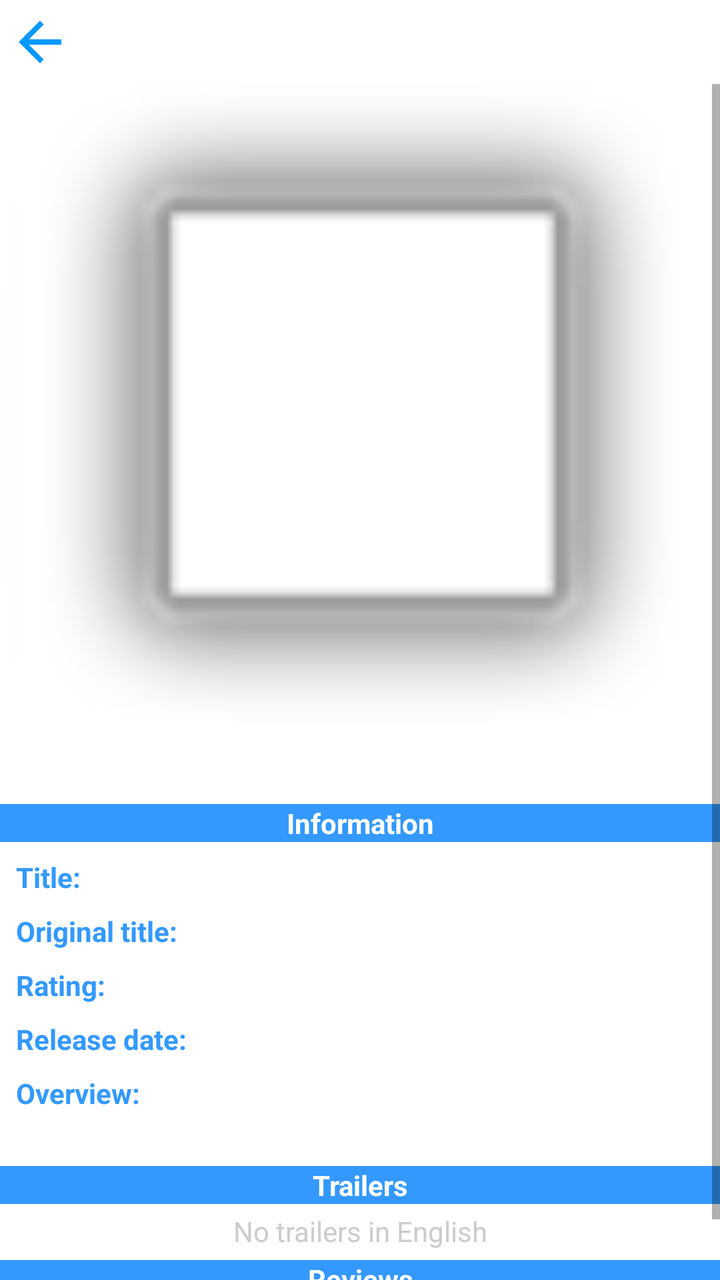
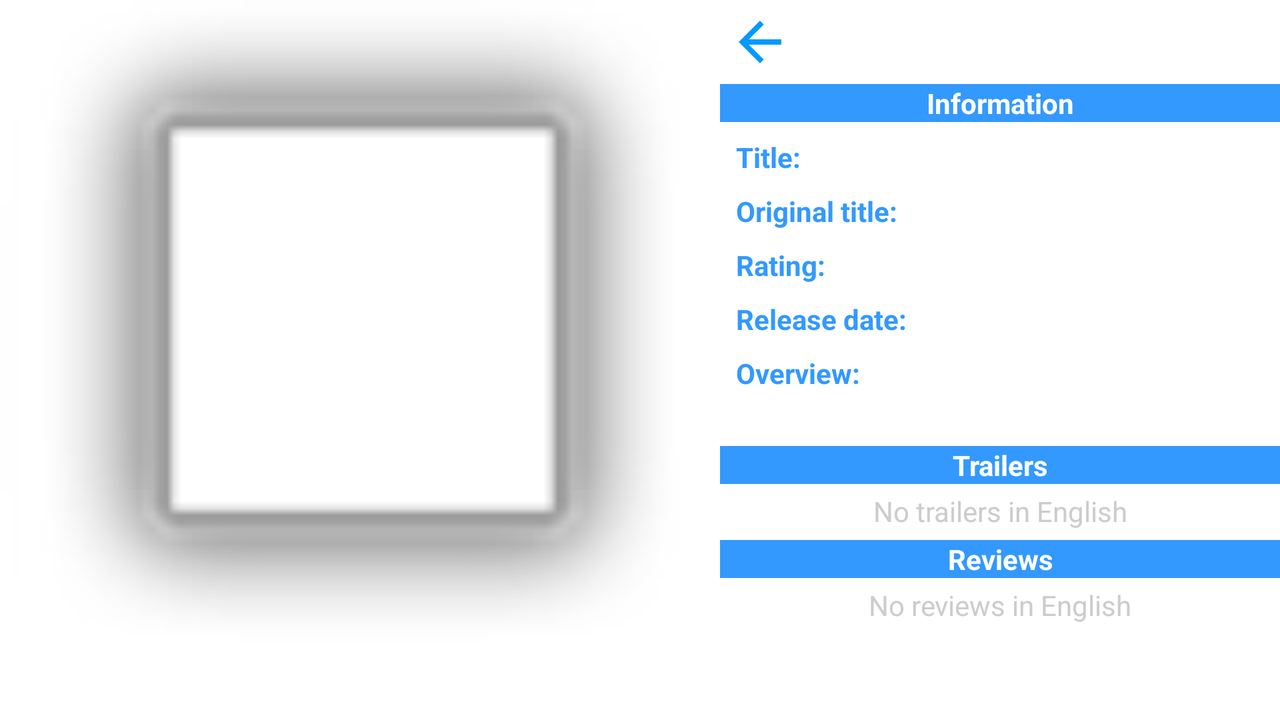

Compare how this app lays out the same screen by default and in its alternative resource folder. The renders come first, then the two layout files and the values they reference.
<!-- AndroidManifest.xml: application theme AppTheme -->
<!-- res/layout/activity_detail.xml -->
<?xml version="1.0" encoding="utf-8"?>
<LinearLayout xmlns:android="http://schemas.android.com/apk/res/android"
    xmlns:app="http://schemas.android.com/apk/res-auto"
    xmlns:tools="http://schemas.android.com/tools"
    android:layout_width="match_parent"
    android:layout_height="match_parent"
    android:orientation="vertical"
    tools:context="com.achesnovitskiy.advisemeamovieamovie.DetailActivity">

    <LinearLayout
        android:id="@+id/linearLayoutTop"
        android:layout_width="match_parent"
        android:layout_height="@dimen/height_of_top_buttons" >

        <ImageView
            android:id="@+id/ButtonBackDetail"
            style="@style/TopButtonsDetail"
            android:layout_width="@dimen/size_of_back"
            android:layout_height="@dimen/size_of_back"
            android:contentDescription="@string/button_back"
            android:src="@drawable/ic_arrow_back_blue_24dp"
            android:layout_margin="@dimen/margin_little"
            android:onClick="onClickBack"/>

        <LinearLayout
            android:layout_width="match_parent"
            android:layout_height="@dimen/height_of_top_buttons"
            android:gravity="center_horizontal">

            <ImageView
                android:id="@+id/imageViewAddToToWatch"
                style="@style/TopButtonsDetail"
                android:contentDescription="@string/to_watch"
                android:onClick="onClickChangeToWatch"
                android:layout_weight="1"
                app:srcCompat="@drawable/ic_play_arrow_gray_24dp" />

            <ImageView
                android:id="@+id/imageViewAddToWatched"
                style="@style/TopButtonsDetail"
                android:contentDescription="@string/watched"
                android:onClick="onClickChangeWatched"
                android:layout_weight="1"
                app:srcCompat="@drawable/ic_done_gray_24dp" />

            <ImageView
                android:id="@+id/imageViewAddToFavourite"
                style="@style/TopButtonsDetail"
                android:contentDescription="@string/favourite"
                android:onClick="onClickChangeFavourite"
                android:layout_weight="1"
                app:srcCompat="@drawable/ic_favorite_gray_24dp" />

        </LinearLayout>

    </LinearLayout>


    <ScrollView
        android:id="@+id/scrollViewInfo"
        android:layout_width="match_parent"
        android:layout_height="match_parent"
        app:layout_constraintEnd_toEndOf="parent"
        app:layout_constraintStart_toStartOf="parent"
        app:layout_constraintTop_toBottomOf="@id/linearLayoutTop">

        <androidx.constraintlayout.widget.ConstraintLayout
            android:layout_width="match_parent"
            android:layout_height="wrap_content">

            <ImageView
                android:id="@+id/imageViewBigPoster"
                android:layout_width="0dp"
                android:layout_height="wrap_content"
                android:adjustViewBounds="true"
                android:contentDescription="@string/movie_poster"
                app:layout_constraintEnd_toEndOf="parent"
                app:layout_constraintStart_toStartOf="parent"
                app:layout_constraintTop_toTopOf="parent"
                app:srcCompat="@android:drawable/alert_light_frame" />

            <include
                android:id="@+id/movieInfo"
                layout="@layout/movie_info"
                android:layout_width="0dp"
                android:layout_height="wrap_content"
                app:layout_constraintEnd_toEndOf="parent"
                app:layout_constraintStart_toStartOf="parent"
                app:layout_constraintTop_toBottomOf="@+id/imageViewBigPoster" />

        </androidx.constraintlayout.widget.ConstraintLayout>
    </ScrollView>

</LinearLayout>
<!-- res/layout/movie_info.xml (included above) -->
<?xml version="1.0" encoding="utf-8"?>
<androidx.constraintlayout.widget.ConstraintLayout xmlns:android="http://schemas.android.com/apk/res/android"
    xmlns:app="http://schemas.android.com/apk/res-auto"
    xmlns:tools="http://schemas.android.com/tools"
    android:layout_width="match_parent"
    android:layout_height="match_parent">

    <androidx.constraintlayout.widget.Guideline
        android:id="@+id/guideline"
        android:layout_width="wrap_content"
        android:layout_height="wrap_content"
        android:orientation="vertical"
        app:layout_constraintGuide_percent="0.35" />

    <TextView
        android:id="@+id/textViewInfo"
        android:layout_width="match_parent"
        android:layout_height="wrap_content"
        android:background="@color/blue_color"
        android:gravity="center"
        android:text="@string/information"
        android:textColor="@color/white_color"
        android:textStyle="bold"
        app:layout_constraintEnd_toEndOf="parent"
        app:layout_constraintStart_toStartOf="parent"
        app:layout_constraintTop_toTopOf="parent" />

    <TextView
        android:id="@+id/textViewLabelTitle"
        style="@style/DetailTextLabel"
        android:text="@string/movie_info_title"
        app:layout_constraintStart_toStartOf="parent"
        app:layout_constraintTop_toBottomOf="@id/textViewInfo" />

    <TextView
        android:id="@+id/textViewTitle"
        android:layout_width="0dp"
        android:layout_height="wrap_content"
        android:layout_margin="@dimen/margin_basic"
        app:layout_constraintEnd_toEndOf="parent"
        app:layout_constraintStart_toStartOf="@+id/guideline"
        app:layout_constraintTop_toBottomOf="@id/textViewInfo" />

    <TextView
        android:id="@+id/textViewLabelOriginal"
        style="@style/DetailTextLabel"
        android:layout_width="0dp"
        android:text="@string/movie_info_original_titile"
        app:layout_constraintEnd_toStartOf="@+id/guideline"
        app:layout_constraintHorizontal_bias="0"
        app:layout_constraintStart_toStartOf="parent"
        app:layout_constraintTop_toBottomOf="@+id/textViewTitle" />

    <TextView
        android:id="@+id/textViewOriginalTitle"
        android:layout_width="0dp"
        android:layout_height="wrap_content"
        android:layout_margin="@dimen/margin_basic"
        app:layout_constraintEnd_toEndOf="parent"
        app:layout_constraintStart_toStartOf="@+id/guideline"
        app:layout_constraintTop_toBottomOf="@+id/textViewTitle" />

    <androidx.constraintlayout.widget.Barrier
        android:id="@+id/barrier"
        android:layout_width="wrap_content"
        android:layout_height="wrap_content"
        app:barrierDirection="bottom"
        app:constraint_referenced_ids="textViewOriginalTitle,textViewLabelOriginal"
        tools:layout_editor_absoluteY="731dp" />

    <TextView
        android:id="@+id/textViewLabelRating"
        style="@style/DetailTextLabel"
        android:text="@string/movie_info_rating"
        app:layout_constraintStart_toStartOf="parent"
        app:layout_constraintTop_toBottomOf="@id/barrier" />

    <TextView
        android:id="@+id/textViewRating"
        android:layout_width="0dp"
        android:layout_height="wrap_content"
        android:layout_margin="@dimen/margin_basic"
        android:textStyle="bold"
        app:layout_constraintEnd_toEndOf="parent"
        app:layout_constraintStart_toStartOf="@+id/guideline"
        app:layout_constraintTop_toBottomOf="@id/barrier" />

    <TextView
        android:id="@+id/textViewLabelReleaseDate"
        style="@style/DetailTextLabel"
        android:text="@string/movie_info_release_date"
        app:layout_constraintStart_toStartOf="parent"
        app:layout_constraintTop_toBottomOf="@+id/textViewLabelRating" />

    <TextView
        android:id="@+id/textViewReleaseDate"
        android:layout_width="0dp"
        android:layout_height="wrap_content"
        android:layout_margin="@dimen/margin_basic"
        app:layout_constraintEnd_toEndOf="parent"
        app:layout_constraintStart_toStartOf="@+id/guideline"
        app:layout_constraintTop_toBottomOf="@+id/textViewLabelRating" />

    <TextView
        android:id="@+id/textViewLabelOverview"
        style="@style/DetailTextLabel"
        android:text="@string/movie_info_overview"
        app:layout_constraintStart_toStartOf="parent"
        app:layout_constraintTop_toBottomOf="@+id/textViewReleaseDate" />

    <TextView
        android:id="@+id/textViewOverview"
        android:layout_width="wrap_content"
        android:layout_height="wrap_content"
        android:paddingStart="@dimen/margin_basic"
        android:paddingEnd="@dimen/margin_basic"
        app:layout_constraintEnd_toEndOf="parent"
        app:layout_constraintStart_toStartOf="parent"
        app:layout_constraintTop_toBottomOf="@+id/textViewLabelOverview" />

    <TextView
        android:id="@+id/textViewTrailers"
        android:layout_width="match_parent"
        android:layout_height="wrap_content"
        android:layout_marginTop="@dimen/margin_basic"
        android:background="@color/blue_color"
        android:gravity="center"
        android:text="@string/trailers"
        android:textColor="@color/white_color"
        android:textStyle="bold"
        app:layout_constraintEnd_toEndOf="parent"
        app:layout_constraintStart_toStartOf="parent"
        app:layout_constraintTop_toBottomOf="@id/textViewOverview" />

    <TextView
        android:layout_width="wrap_content"
        android:layout_height="wrap_content"
        android:layout_marginTop="@dimen/margin_little"
        android:gravity="center"
        android:text="@string/no_trailers"
        android:textColor="@color/grey_color"
        app:layout_constraintEnd_toEndOf="parent"
        app:layout_constraintStart_toStartOf="parent"
        app:layout_constraintTop_toBottomOf="@+id/textViewTrailers" />

    <androidx.recyclerview.widget.RecyclerView
        android:id="@+id/recycleViewTrailers"
        android:layout_width="match_parent"
        android:layout_height="wrap_content"
        android:minHeight="20dp"
        android:nestedScrollingEnabled="false"
        app:layout_constraintEnd_toEndOf="parent"
        app:layout_constraintStart_toStartOf="parent"
        app:layout_constraintTop_toBottomOf="@id/textViewTrailers" />

    <TextView
        android:id="@+id/textViewReviews"
        android:layout_width="match_parent"
        android:layout_height="wrap_content"
        android:layout_marginTop="@dimen/margin_basic"
        android:background="@color/blue_color"
        android:gravity="center"
        android:text="@string/reviews"
        android:textColor="@color/white_color"
        android:textStyle="bold"
        app:layout_constraintEnd_toEndOf="parent"
        app:layout_constraintStart_toStartOf="parent"
        app:layout_constraintTop_toBottomOf="@id/recycleViewTrailers" />

    <TextView
        android:layout_width="wrap_content"
        android:layout_height="wrap_content"
        android:layout_marginTop="@dimen/margin_little"
        android:gravity="center"
        android:text="@string/no_reviews"
        android:textColor="@color/grey_color"
        app:layout_constraintEnd_toEndOf="parent"
        app:layout_constraintStart_toStartOf="parent"
        app:layout_constraintTop_toBottomOf="@+id/textViewReviews" />

    <androidx.recyclerview.widget.RecyclerView
        android:id="@+id/recycleViewReviews"
        android:layout_width="match_parent"
        android:layout_height="wrap_content"
        android:nestedScrollingEnabled="false"
        app:layout_constraintEnd_toEndOf="parent"
        app:layout_constraintStart_toStartOf="parent"
        app:layout_constraintTop_toBottomOf="@id/textViewReviews" />

</androidx.constraintlayout.widget.ConstraintLayout>
<!-- resources referenced by this layout -->
<resources>
  <color name="blue_color">#3399FF</color>
  <color name="grey_color">#CCCCCC</color>
  <color name="white_color">#FFFFFF</color>
  <dimen name="height_of_top_buttons">42dp</dimen>
  <dimen name="margin_basic">8dp</dimen>
  <dimen name="margin_little">4dp</dimen>
  <dimen name="size_of_back">32dp</dimen>
  <!-- drawable ic_arrow_back_blue_24dp (drawable) -->
  <vector android:height="24dp" android:tint="#0099FF"
      android:viewportHeight="24.0" android:viewportWidth="24.0"
      android:width="24dp" xmlns:android="http://schemas.android.com/apk/res/android">
      <path android:fillColor="#FF000000" android:pathData="M20,11H7.83l5.59,-5.59L12,4l-8,8 8,8 1.41,-1.41L7.83,13H20v-2z"/>
  </vector>
  <string name="button_back">Button back</string>
  <string name="favourite">Favourite</string>
  <string name="information">Information</string>
  <string name="movie_info_original_titile">Original title:</string>
  <string name="movie_info_overview">Overview:</string>
  <string name="movie_info_rating">Rating:</string>
  <string name="movie_info_release_date">Release date:</string>
  <string name="movie_info_title">Title:</string>
  <string name="movie_poster">Movie poster</string>
  <string name="no_reviews">No reviews in English</string>
  <string name="no_trailers">No trailers in English</string>
  <string name="reviews">Reviews</string>
  <string name="to_watch">To watch</string>
  <string name="trailers">Trailers</string>
  <string name="watched">Watched</string>
  <style name="DetailTextLabel">
          <item name="android:layout_width">wrap_content</item>
          <item name="android:layout_height">wrap_content</item>
          <item name="android:layout_margin">@dimen/margin_basic</item>
          <item name="android:textColor">@color/blue_color</item>
          <item name="android:textStyle">bold</item>
      </style>
  <style name="TopButtonsDetail">
          <item name="android:layout_width">0dp</item>
          <item name="android:layout_height">match_parent</item>
          <item name="android:layout_gravity">center_vertical</item>
      </style>
  <style name="AppTheme" parent="Theme.MaterialComponents.Light.NoActionBar">
          
          <item name="colorPrimary">@color/colorPrimary</item>
          <item name="colorPrimaryDark">@color/colorPrimaryDark</item>
          <item name="colorAccent">@color/colorAccent</item>
  
          
          <item name="colorSecondary">@color/colorAccent</item>
          <item name="colorOnSecondary">@android:color/white</item>
  
  
      </style>
  <color name="colorPrimary">#FFFFFF</color>
  <color name="colorPrimaryDark">#000000</color>
  <color name="colorAccent">#3399FF</color>
</resources>
<!-- res/layout-land/activity_detail.xml (the repository's variant of the layout above) -->
<!-- drawn on the phone turned sideways -->
<?xml version="1.0" encoding="utf-8"?>
<androidx.constraintlayout.widget.ConstraintLayout xmlns:android="http://schemas.android.com/apk/res/android"
    xmlns:app="http://schemas.android.com/apk/res-auto"
    xmlns:tools="http://schemas.android.com/tools"
    android:layout_width="match_parent"
    android:layout_height="match_parent"
    tools:context="com.achesnovitskiy.advisemeamovieamovie.DetailActivity">

    <ImageView
        android:id="@+id/imageViewBigPoster"
        android:layout_width="wrap_content"
        android:layout_height="0dp"
        android:adjustViewBounds="true"
        app:layout_constraintBottom_toBottomOf="parent"
        app:layout_constraintStart_toStartOf="parent"
        app:layout_constraintTop_toTopOf="parent"
        app:srcCompat="@android:drawable/alert_light_frame"
        android:contentDescription="@string/movie_poster" />

    <ImageView
        android:id="@+id/ButtonBackDetail"
        style="@style/TopButtonsDetail"
        android:layout_width="@dimen/size_of_back"
        android:layout_height="@dimen/size_of_back"
        android:layout_margin="@dimen/margin_little"
        android:contentDescription="@string/button_back"
        android:src="@drawable/ic_arrow_back_blue_24dp"
        android:onClick="onClickBack"
        app:layout_constraintBottom_toBottomOf="@+id/linearLayoutTop"
        app:layout_constraintStart_toEndOf="@id/imageViewBigPoster"
        app:layout_constraintTop_toTopOf="parent" />

    <LinearLayout
        android:id="@+id/linearLayoutTop"
        android:layout_width="0dp"
        android:layout_height="@dimen/height_of_top_buttons"
        android:gravity="center_horizontal"
        app:layout_constraintStart_toEndOf="@id/ButtonBackDetail"
        app:layout_constraintTop_toTopOf="parent"
        app:layout_constraintEnd_toEndOf="parent">

        <ImageView
            style="@style/TopButtonsDetail"
            android:id="@+id/imageViewAddToToWatch"
            android:contentDescription="@string/to_watch"
            android:onClick="onClickChangeToWatch"
            android:layout_weight="1"
            app:srcCompat="@drawable/ic_play_arrow_gray_24dp" />

        <ImageView
            style="@style/TopButtonsDetail"
            android:id="@+id/imageViewAddToWatched"
            android:contentDescription="@string/watched"
            android:onClick="onClickChangeWatched"
            android:layout_weight="1"
            app:srcCompat="@drawable/ic_done_gray_24dp" />

        <ImageView
            style="@style/TopButtonsDetail"
            android:id="@+id/imageViewAddToFavourite"
            android:contentDescription="@string/favourite"
            android:onClick="onClickChangeFavourite"
            android:layout_weight="1"
            app:srcCompat="@drawable/ic_favorite_gray_24dp" />

    </LinearLayout>

    <ScrollView
        android:id="@+id/scrollViewInfo"
        android:layout_width="0dp"
        android:layout_height="0dp"
        app:layout_constraintBottom_toBottomOf="parent"
        app:layout_constraintTop_toBottomOf="@id/linearLayoutTop"
        app:layout_constraintEnd_toEndOf="parent"
        app:layout_constraintStart_toEndOf="@id/imageViewBigPoster">

        <include
            android:id="@+id/movieInfo"
            layout="@layout/movie_info"
            android:layout_width="match_parent"
            android:layout_height="wrap_content"/>
    </ScrollView>

</androidx.constraintlayout.widget.ConstraintLayout>
